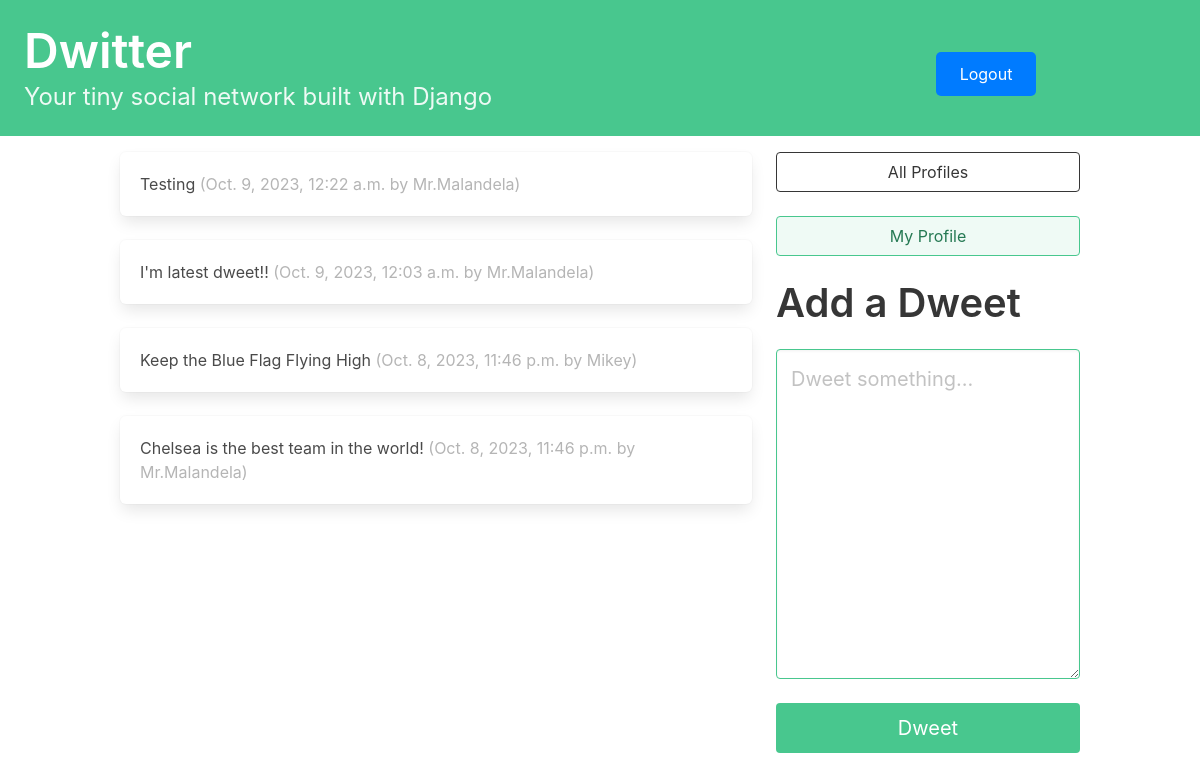
The page /dashboard/ (signed in) on the database its author committed.
### dwitter/models.py (models this page shows, shortened)
class Dweet(models.Model):
    user = models.ForeignKey(User,
                             related_name="dweets",
                             on_delete=models.DO_NOTHING)
    body = models.CharField(max_length=140)
    created_at = models.DateTimeField(auto_now_add=True)

### dwitter/views.py (the view)
# urls.py: path("dashboard/", dashboard, name="dashboard"),
@login_required
def dashboard(request):
    form = DweetForm(request.POST or None)
    if request.method == "POST":
        if form.is_valid():
            dweet = form.save(commit=False)
            dweet.user = request.user
            dweet.save()
            return redirect("dwitter:dashboard")
    followed_dweets = Dweet.objects.filter(
        user__profile__in=request.user.profile.follows.all()
    ).order_by("-created_at")
    return render(
        request,
        "dwitter/dashboard.html",
        {"form": form, "dweets": followed_dweets},
    )

### dwitter/forms.py
class DweetForm(forms.ModelForm):
    body = forms.CharField(
        required=True,
        widget=forms.widgets.Textarea(
            attrs={
                "placeholder": "Dweet something...",
                "class": "textarea is-success is-medium",
            }
        ),
        label="",
    )
    class Meta:
        model = Dweet
        exclude = ("user", )

### dwitter/templates/dwitter/dashboard.html (shortened to what this page needs)
{% extends 'base.html' %}
{% block content %}
<a href="{% url 'dwitter:logout' %}" style="position: fixed; top: 6.5%; left: 78%; padding: 10px 20px; background-color: #007bff; color: #fff; text-decoration: none; border-radius: 5px; display: block; width: 100px; text-align: center; white-space: nowrap; overflow: hidden; text-overflow: ellipsis;">
    <span style="font-size: 16px;">Logout</span>
  </a>
<div class="column">
    {% for dweet in dweets %}
        <div class="box">
            {{dweet.body}}
            <span class="is-small has-text-grey-light">
                ({{ dweet.created_at }} by {{ dweet.user.username }})
            </span>
        </div>
    {% endfor %}
</div>
<div class="column is-one-third">
    <div class="block">
        <a href="{% url 'dwitter:profile_list' %} ">
            <button class="button is-dark is-outlined is-fullwidth">
                All Profiles
            </button>
        </a>
    </div>
    <div class="block">
        <a href="{% url 'dwitter:profile' request.user.profile.id %} ">
            <button class="button is-success is-light is-outlined is-fullwidth">
                My Profile
            </button>
        </a>
    </div>
    <div class="block">
        <div class="block">
            <h2 class="title is-2">Add a Dweet</p>
        </div>
        <div class="block">
            <form method="post">
                {{ form.as_p }}
                <button class="button is-success is-fullwidth is-medium mt-5"
                        type="submit">Dweet
                </button>
            </form>
        </div>
    </div>
</div>
{% endblock content %}

### dwitter/templates/base.html (shortened to what this page needs)
<!DOCTYPE html>
<html lang="en">
<head>
    <link rel="stylesheet"
          href="https://cdn.jsdelivr.net/npm/bulma@0.9.3/css/bulma.min.css">
</head>
<body>
    <a href="{% url 'dwitter:dashboard' %} ">
    <section class="hero is-small is-success mb-4">
        <div class="hero-body">
            <h1 class="title is-1">Dwitter</h1>
            <p class="subtitle is-4">
                Your tiny social network built with Django
            </p>
        </div>
    </section>
    </a>
    <div class="container">
    <div class="columns">
        {% block content %}
        {% endblock content %}
    </div>
    </div>
</body>
</html>

### rows shown on the page
Dweet: body "Testing", created_at "Oct. 9, 2023, 12:22 a.m.", user.username "Mr.Malandela"
Dweet: body "I'm latest dweet!!", created_at "Oct. 9, 2023, 12:03 a.m.", user.username "Mr.Malandela"
Dweet: body "Keep the Blue Flag Flying High", created_at "Oct. 8, 2023, 11:46 p.m.", user.username "Mikey"
Dweet: body "Chelsea is the best team in the world!", created_at "Oct. 8, 2023, 11:46 p.m.", user.username "Mr.Malandela"
